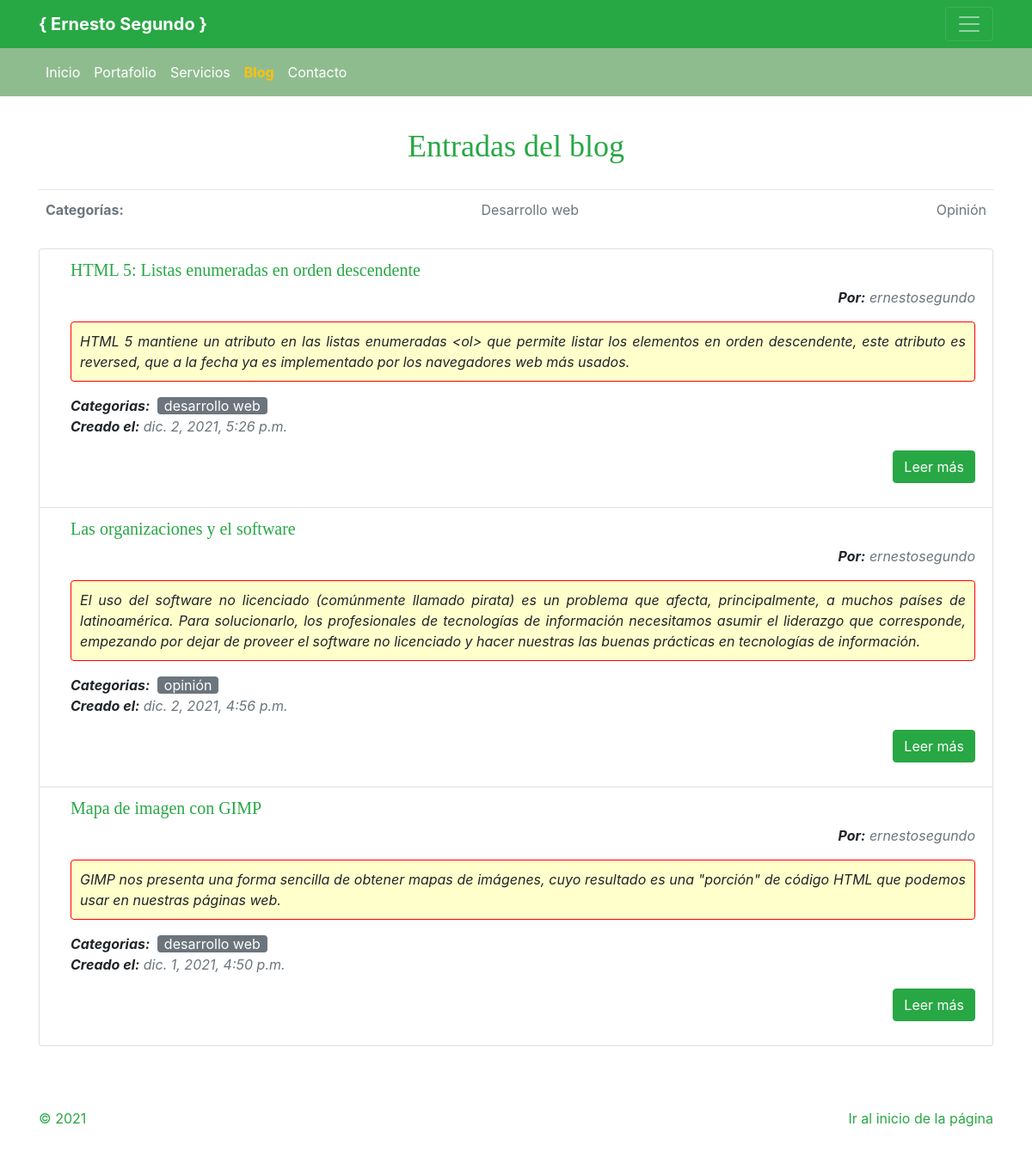
Before: /blog/ with the older database file.
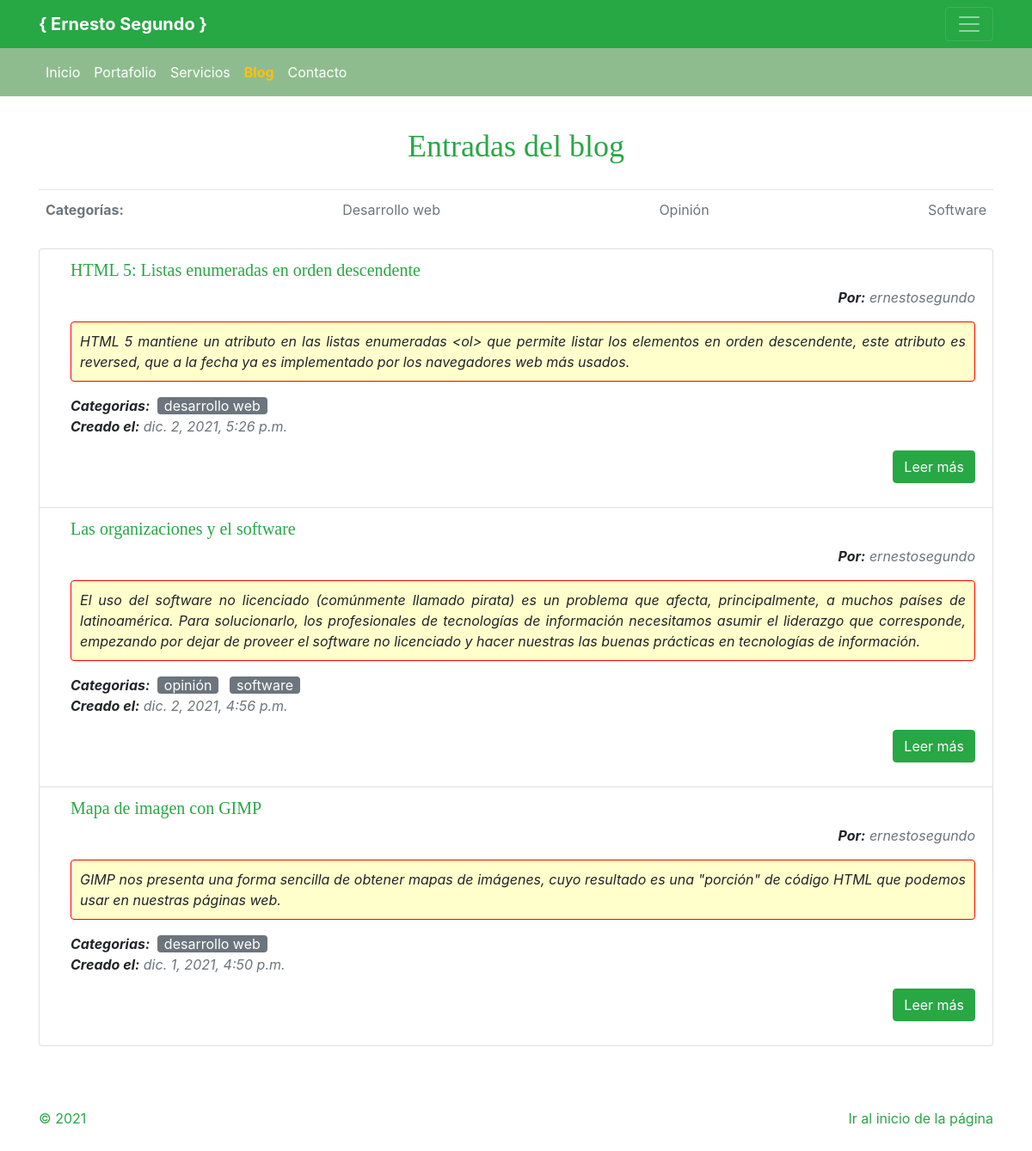
After: the same page with the newer database file.
### blog/models.py (models this page shows, shortened)
class CategoriaPost(models.Model):
    nombre = models.CharField(max_length=50)
    disponibilidad = models.BooleanField(default=True)
    creado = models.DateTimeField(auto_now_add=True)
    modificado = models.DateTimeField(auto_now_add=True)
    class Meta:
        verbose_name = "Categoría de publicación"
        verbose_name_plural = "Categorías de publicación"

class Post(models.Model):
    titulo = models.CharField(max_length=80)
    resumen = models.CharField(max_length=500)
    imagen = models.ImageField(upload_to='blog', null=True, blank=True)
    autor = models.ForeignKey(User, on_delete=models.CASCADE)
    categorias = models.ManyToManyField(CategoriaPost)
    contenido = HTMLField()
    creado = models.DateTimeField(auto_now_add=True)
    modificado = models.DateTimeField(auto_now_add=True)
    class Meta:
        verbose_name = "Publicación"
        verbose_name_plural = "Publicaciones"

### blog/views.py (the view)
# urls.py: path('', views.blog, name='blog'),
def blog(request):
    posts = Post.objects.all().order_by('-id')
    categorias = CategoriaPost.objects.all().order_by('nombre')
    return render(request, 'blog/blog.html', {'posts': posts, 'categorias': categorias})

### blog/templates/blog/blog.html (shortened to what this page needs)
{% extends 'presentacion/masterpage.html' %}
{% load static %}
{% block content %}
    <main role="main">
		<section class="container my-4">
			<header class="blog-header py-3">
				<div class="row flex-nowrap justify-content-between align-items-center">
					<div class="col-12 text-center">
						<p class="blog-header-logo text-success">Entradas del blog</p>
					</div>
				</div>
			</header>
            <div class="nav-scroller py-1 mb-2">
				<nav class="nav d-flex justify-content-between">
					<p class="font-weight-bold p-2 text-muted">Categorías:</p>
					{% for categoria in categorias %}
						<a class="p-2 text-muted" href="{% url 'categoria_blog' categoria.id %}">{{categoria.nombre}}</a>
					{% endfor %}
				</nav>
			</div>
			<ul class="list-group my-4">
				{% for post in posts %}
				<li class="list-group-item">
					<div class="pl-3">
						<div class="pb-3">
							<h5 class="text-success">{{post.titulo}}</h5>
							<p class="text-right font-italic"><span class="font-weight-bold">Por:</span> <span class="text-muted">{{post.autor}}</span></p>
							<p class="summary-text text-justify rounded"><cite>{{post.resumen}}</cite></p>
							<p class="font-italic d-inline"><span class="font-weight-bold">Categorias:</span></p>
							{% for categoria in post.categorias.all %}
								<a class="text-lowercase bg-secondary rounded mx-1 px-2 text-white" href="{% url 'categoria_blog' categoria.id %}">{{categoria.nombre}}</a>
							{% endfor %}
							<p class="font-italic"><span class="font-weight-bold">Creado el:</span> <span class="text-muted text-lowercase">{{post.creado}}</span></p>
							<div class="text-right"><a href="{% url 'blogid' post.id %}" class="btn btn-success">Leer más</a></div>
						</div>
					</div>
				</li>
				{% endfor %}
			</ul>
        </section>
	</main>
{% endblock content %}

Changed rows visible on the page:
added CategoriaPost: nombre "Software", nombre "software"
